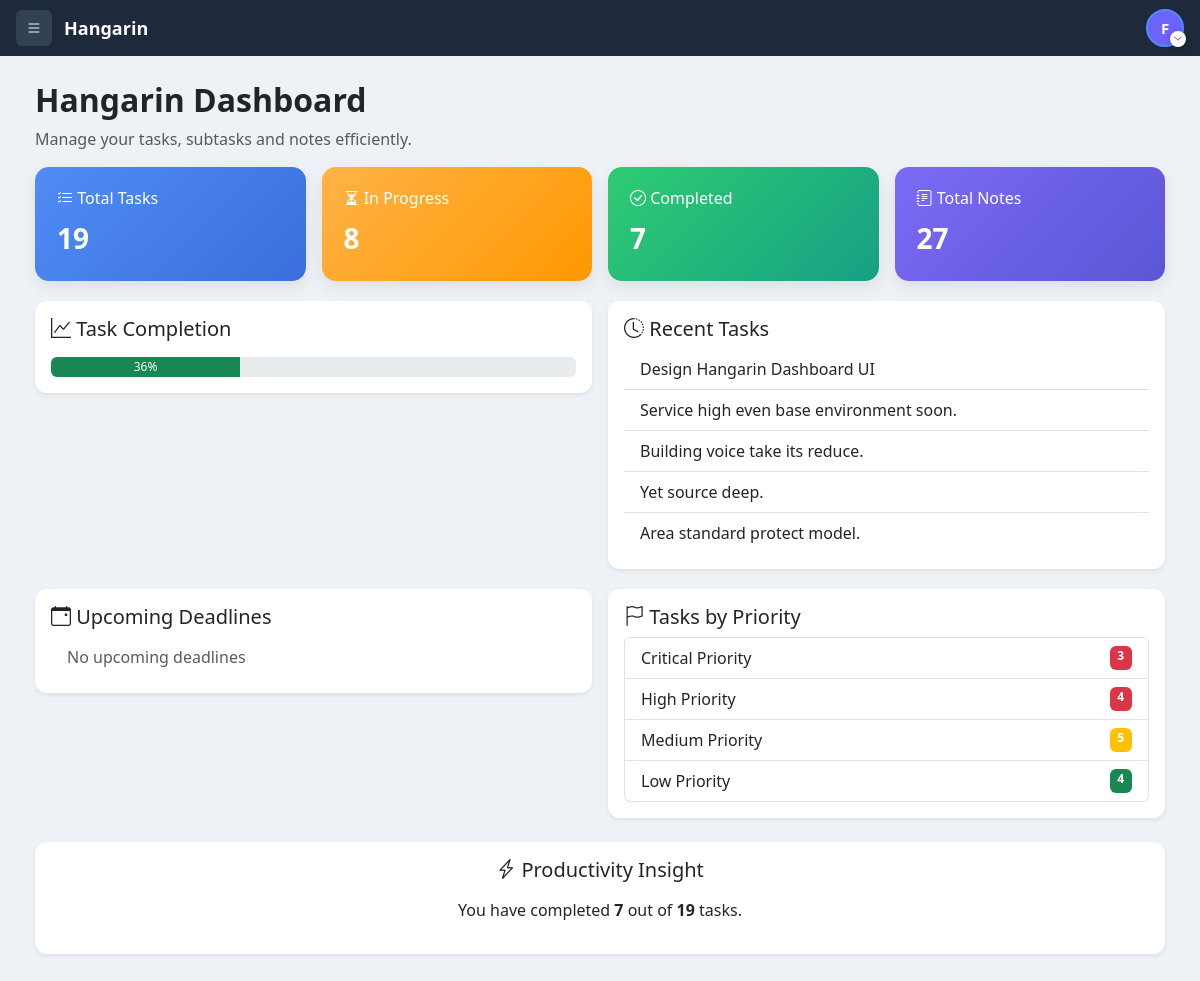
The app's page / (signed in), older data.
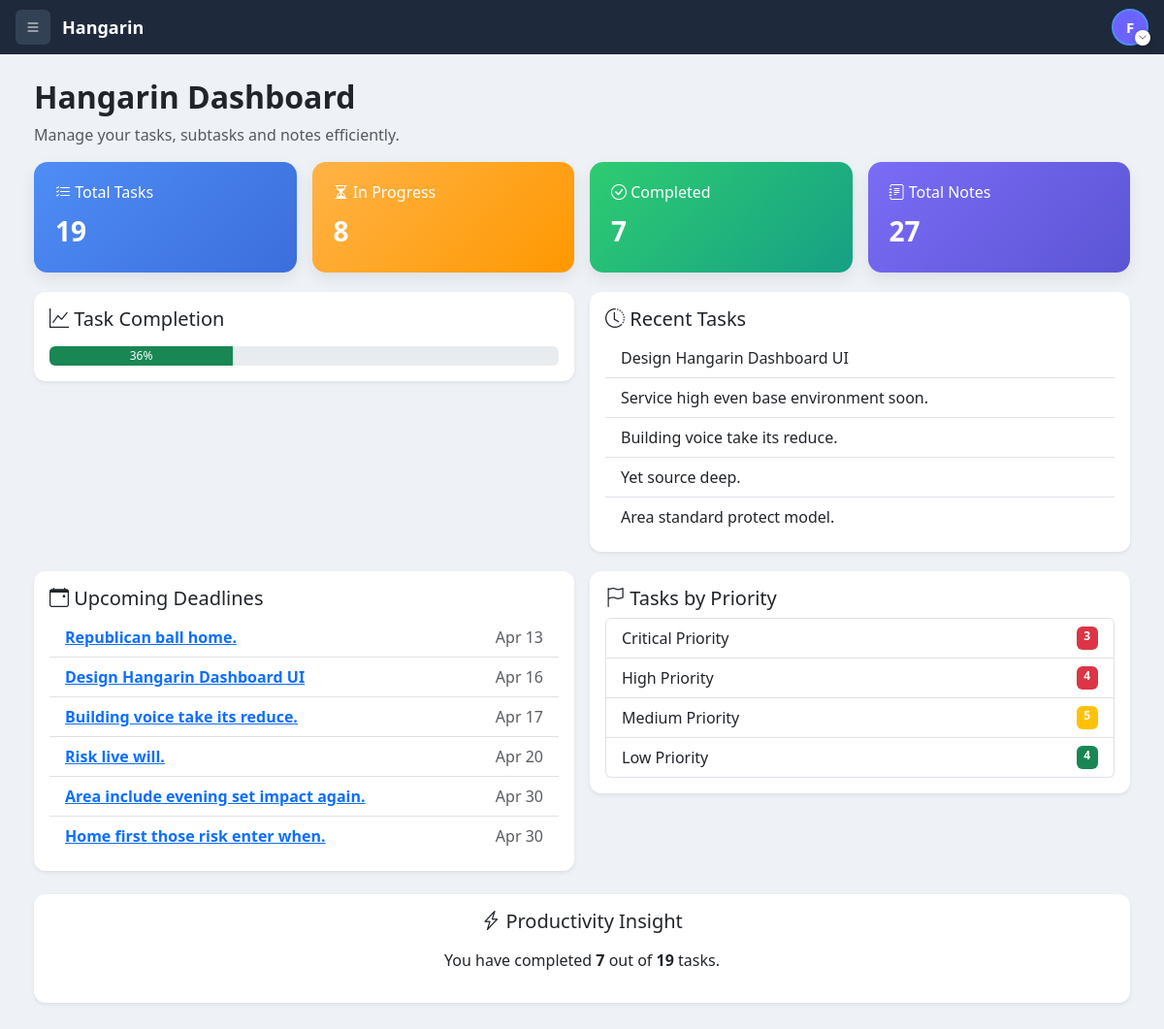
The same page, newer data.
### planner/models.py (models this page shows, shortened)
class BaseModel(models.Model):
    created_at = models.DateTimeField(auto_now_add=True)
    updated_at = models.DateTimeField(auto_now=True)
    class Meta:
        abstract = True

class Task(BaseModel):
    STATUS_CHOICES = [
        ("Pending", "Pending"),
        ("In Progress", "In Progress"),
        ("Completed", "Completed"),
    ]
    title = models.CharField(max_length=255)
    description = models.TextField()
    deadline = models.DateTimeField()
    status = models.CharField(
        max_length=50,
        choices=STATUS_CHOICES,
        default="Pending"
    )
    category = models.ForeignKey(Category, on_delete=models.CASCADE)
    priority = models.ForeignKey(Priority, on_delete=models.CASCADE)

### planner/views.py (the view)
# urls.py: path('', dashboard, name='dashboard'),
@login_required
def dashboard(request):
    total_tasks = Task.objects.count()
    in_progress = Task.objects.filter(status="In Progress").count()
    completed = Task.objects.filter(status="Completed").count()
    total_notes = Note.objects.count()
    recent_tasks = Task.objects.order_by('-id')[:5]
    upcoming_tasks = Task.objects.filter(
    deadline__gte=now(),
    deadline__isnull=False
).order_by('deadline')[:10]
    high_priority = Task.objects.filter(priority__name="High").count()
    medium_priority = Task.objects.filter(priority__name="Medium").count()
    low_priority = Task.objects.filter(priority__name="Low").count()
    critical_priority = Task.objects.filter(priority__name="Critical").count()
    progress = 0
    if total_tasks > 0:
        progress = int((completed / total_tasks) * 100)
    context = {
        "total_tasks": total_tasks,
        "in_progress": in_progress,
        "completed": completed,
        "total_notes": total_notes,
        "recent_tasks": recent_tasks,
        "upcoming_tasks": upcoming_tasks,
        "progress": progress,
        "critical_priority": critical_priority,
        "high_priority": high_priority,
        "medium_priority": medium_priority,
        "low_priority": low_priority,
    }
    return render(request, "dashboard.html", context)

### templates/dashboard.html (shortened to what this page needs)
{% extends 'base.html' %}
{% block content %}
<h2 class="mb-2 fw-semibold">Hangarin Dashboard</h2>
<p class="text-muted mb-3">Manage your tasks, subtasks and notes efficiently.</p>
<div class="row g-3">
<div class="col-6 col-md-3">
<div class="dashboard-card card-blue">
<h6><i class="bi bi-list-check"></i> Total Tasks</h6>
<div class="card-number">{{ total_tasks }}</div>
</div>
</div>
<div class="col-6 col-md-3">
<div class="dashboard-card card-orange">
<h6><i class="bi bi-hourglass-split"></i> In Progress</h6>
<div class="card-number">{{ in_progress }}</div>
</div>
</div>
<div class="col-6 col-md-3">
<div class="dashboard-card card-green">
<h6><i class="bi bi-check-circle"></i> Completed</h6>
<div class="card-number">{{ completed }}</div>
</div>
</div>
<div class="col-6 col-md-3">
<div class="dashboard-card card-purple">
<h6><i class="bi bi-journal-text"></i> Total Notes</h6>
<div class="card-number">{{ total_notes }}</div>
</div>
</div>
</div>
<div class="row g-3 mt-1">
<div class="col-12 col-md-6">
<div class="card shadow-sm">
<div class="card-body">
<h5><i class="bi bi-graph-up"></i> Task Completion</h5>
<div class="progress mt-3" style="height:20px;">
<div class="progress-bar bg-success"
     id="taskProgress"
     data-progress="{{ progress }}"
     role="progressbar"
     aria-valuemin="0"
     aria-valuemax="100">
{{ progress }}%
</div>
</div>
</div>
</div>
</div>
<div class="col-12 col-md-6">
<div class="card shadow-sm">
<div class="card-body">
<h5><i class="bi bi-clock-history"></i> Recent Tasks</h5>
<ul class="list-group list-group-flush">
{% for task in recent_tasks %}
<li class="list-group-item">
{{ task.title }}
</li>
{% empty %}
<li class="list-group-item text-muted">
No recent tasks
</li>
{% endfor %}
</ul>
</div>
</div>
</div>
</div>
<div class="row g-3 mt-1">
<div class="col-12 col-md-6">
<div class="card shadow-sm">
<div class="card-body">
<h5><i class="bi bi-calendar-event"></i> Upcoming Deadlines</h5>
<ul class="list-group list-group-flush">
{% for task in upcoming_tasks %}
<li class="list-group-item d-flex justify-content-between align-items-center">
<a href="{% url 'task_view' task.id %}" class="fw-bold text-primary">
    {{ task.title }}
</a>
<span class="text-muted">
{{ task.deadline|date:"M d" }}
</span>
</li>
{% empty %}
<li class="list-group-item text-muted">
No upcoming deadlines
</li>
{% endfor %}
</ul>
</div>
</div>
</div>
<div class="col-12 col-md-6">
<div class="card shadow-sm">
<div class="card-body">
<h5><i class="bi bi-flag"></i> Tasks by Priority</h5>
<ul class="list-group">
<li class="list-group-item d-flex justify-content-between">
Critical Priority
<span class="badge bg-danger">{{ critical_priority }}</span>
</li>
<li class="list-group-item d-flex justify-content-between">
High Priority
<span class="badge bg-danger">{{ high_priority }}</span>
</li>
<li class="list-group-item d-flex justify-content-between">
Medium Priority
<span class="badge bg-warning">{{ medium_priority }}</span>
</li>
<li class="list-group-item d-flex justify-content-between">
Low Priority
<span class="badge bg-success">{{ low_priority }}</span>
</li>
</ul>
</div>
</div>
</div>
</div>
<div class="row mt-4">
<div class="col-md-12">
<div class="card shadow-sm">
<div class="card-body text-center">
<h5><i class="bi bi-lightning-charge"></i> Productivity Insight</h5>
<p class="mt-3">
You have completed
<strong>{{ completed }}</strong> out of
<strong>{{ total_tasks }}</strong> tasks.
</p>
</div>
</div>
</div>
</div>
{% endblock %}

Row changes from the older to the newer data that the page shows:
now on one of the page's lists (row edited): Task: title "Design Hangarin Dashboard UI", deadline "Apr 16"
now on one of the page's lists (row edited): Task: title "Building voice take its reduce.", deadline "Apr 17"
now on this page (row edited): Task: title "Republican ball home.", deadline "Apr 13", shown under "Upcoming Deadlines"
now on this page (row edited): Task: title "Risk live will.", deadline "Apr 20", shown under "Upcoming Deadlines"
now on this page (row edited): Task: title "Area include evening set impact again.", deadline "Apr 30", shown under "Upcoming Deadlines"
now on this page (row edited): Task: title "Home first those risk enter when.", deadline "Apr 30", shown under "Upcoming Deadlines"
Text that changed along with them:
text no longer shown: "No upcoming deadlines"
